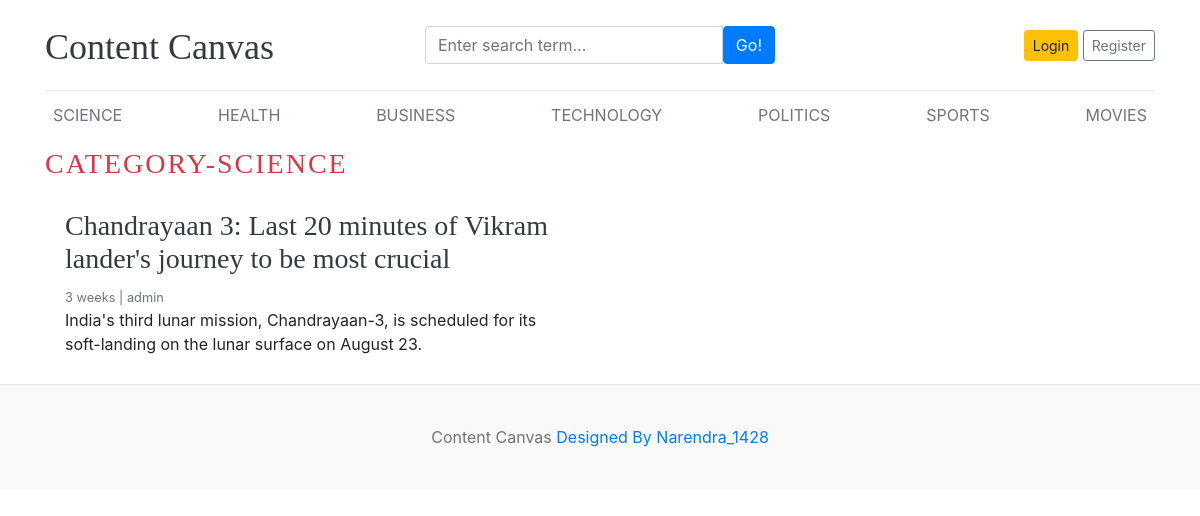
Screenshot of /category/3/ with the database file from the repository.
### blog/models.py (models this page shows, shortened)
class Category(models.Model):
    category_name=models.CharField(max_length=50,unique=True)
    created_at=models.DateTimeField(auto_now_add=True)
    updated_at=models.DateTimeField(auto_now=True)
    class Meta:
        verbose_name_plural='categories'
    def __str__(self):
        return self.category_name

class Blog(models.Model):
    title=models.CharField(max_length=100)
    slug=models.SlugField(max_length=100)
    category=models.ForeignKey(Category,on_delete=models.CASCADE)
    author=models.ForeignKey(User,on_delete=models.CASCADE)
    featured_image=models.ImageField(upload_to='uploads/%y/%m/%d')
    short_description=models.TextField(max_length=500)
    blog_body=models.TextField(max_length=2000)
    status=models.CharField(max_length=20,choices=STATUS_CHOICES,default=0)
    is_featured=models.BooleanField(default=True)
    created_at=models.DateTimeField(auto_now_add=True)
    updated_at=models.DateTimeField(auto_now=True)

### blog/views.py (the view)
# urls.py: path('<int:category_id>/',views.posts_by_category,name='posts_by_category'),
def posts_by_category(request,category_id):
    posts=Blog.objects.filter(status='Published',category=category_id)
    try:
      category=Category.objects.get(pk=category_id)
    except:
      return redirect('home')
    context={
        'posts':posts,
        'category':category,
    }
    return render(request,'posts_by_category.html',context)

### blog/context_processors.py (called while the page is built)
def get_categories(request):
    categories=Category.objects.all()
    return dict(categories=categories)

def get_social_links(request):
    social_links=SocialLink.objects.all()
    return dict(social_links=social_links)

### templates/posts_by_category.html (shortened to what this page needs)
{% extends "base.html" %}
{% block content %}
  <h3 class="text-uppercase text-danger" style="letter-spacing:2px">Category-{{category}}</h3>
  <div class="row mb-2">
    {% if posts %}
    {% for post in posts %}
    <div class="col-md-6">
      <div class="card border-0" >
        <div class="card-body">
          <h3><a href="{% url 'blogs' post.slug %}" class="text-dark">{{post.title}}</a></h3>
          <small class="mb-1 text-muted">{{post.created_at | timesince}} | {{post.author}}</small>
          <p class="card-text">{{post.short_description}}</p>
        </div>
      </div>
    </div>
    {% endfor %}
    {% else %}
    <p>No Post Found</p>
    {% endif %}
  </div>
</div>
{% endblock %}

### templates/base.html (shortened to what this page needs)
{% load static %}
<!DOCTYPE html>
<html lang="en">
<head>
    <link href="https://getbootstrap.com/docs/4.0/dist/css/bootstrap.min.css" rel="stylesheet">
    <link rel="stylesheet" href="https://cdnjs.cloudflare.com/ajax/libs/font-awesome/6.5.1/css/all.min.css" />
    <link href="{% static 'css/cc.css' %}" rel="stylesheet">
  </head>
<body>
    <div class="container">
      <header class="blog-header py-3">
        <div class="row flex-nowrap justify-content-between align-items-center">
          <div class="col-4 pt-1">
            <a class="blog-header-logo text-dark" href="/">Content Canvas</a>
          </div>
          <div class="col-4">
            <form action="{% url 'search' %}" method="GET">
              <div class="input-group">
                <input class="form-control" type="text" name="keyword" value="{{keyword}}" placeholder="Enter search term..." aria-label="Enter search term..." aria-describedby="button-search" />
                <button type="submit" class="btn btn-primary" id="button-search" type="button">Go!</button>
              </div>
            </form>
          </div>
          {% if not user.is_authenticated %}
          <div class="col-4 d-flex justify-content-end align-items-center">
            <a class="btn btn-sm btn-warning" href="{% url 'login' %}">Login</a> &nbsp;
            <a class="btn btn-sm btn-outline-secondary" href="{% url 'register' %}">Register</a>
          </div>
          {% else %}
          <span><a href="{% url 'dashboard' %}">Dashboard</a></span>
          <span><a class="btn btn-sm btn-outline-danger" href="{% url 'logout' %}">Logout</a></span>
          {% endif %}
        </div>
      </header>
      <div class="nav-scroller py-1 mb-2">
        <nav class="nav d-flex justify-content-between">
          {% for cat in categories %}
          <a class="p-2 text-muted" href="{% url 'posts_by_category' cat.id %}">{{cat.category_name}}</a>
          {% endfor %}
        </nav>
      </div>
{% block content %}
{% endblock  %}
<footer class="blog-footer">
    <p class="text-center">Content Canvas  <a href="#">Designed By Narendra_1428</a></p>
  </footer>
  </body>
  </html>

### contentcanvas/static/css/cc.css (style rules this page uses)
.blog-header { border-bottom: 1px solid #e5e5e5; }
.blog-header-logo { font-family: "Playfair Display", Georgia, "Times New Roman", serif; font-size: 2.25rem; }
h1, h2, h3, h4, h5, h6 { font-family: "Playfair Display", Georgia, "Times New Roman", serif; }
.blog-footer { padding: 2.5rem 0; color: #727272; text-align: center; background-color: #f9f9f9; border-top: .05rem solid #e5e5e5; }
.blog-footer p:last-child { margin-bottom: 0; }

### rows the page displays
Category: category_name "SCIENCE"
Category: category_name "HEALTH"
Category: category_name "BUSINESS"
Category: category_name "TECHNOLOGY"
Category: category_name "POLITICS"
Category: category_name "SPORTS"
Category: category_name "MOVIES"
Blog: title "Chandrayaan 3: Last 20 minutes of Vikram lander's journey to be most crucial", created_at "3 weeks", author "admin", short_description "India's third lunar mission, Chandrayaan-3, is scheduled for its soft-landing on the lunar surface on August 23."
